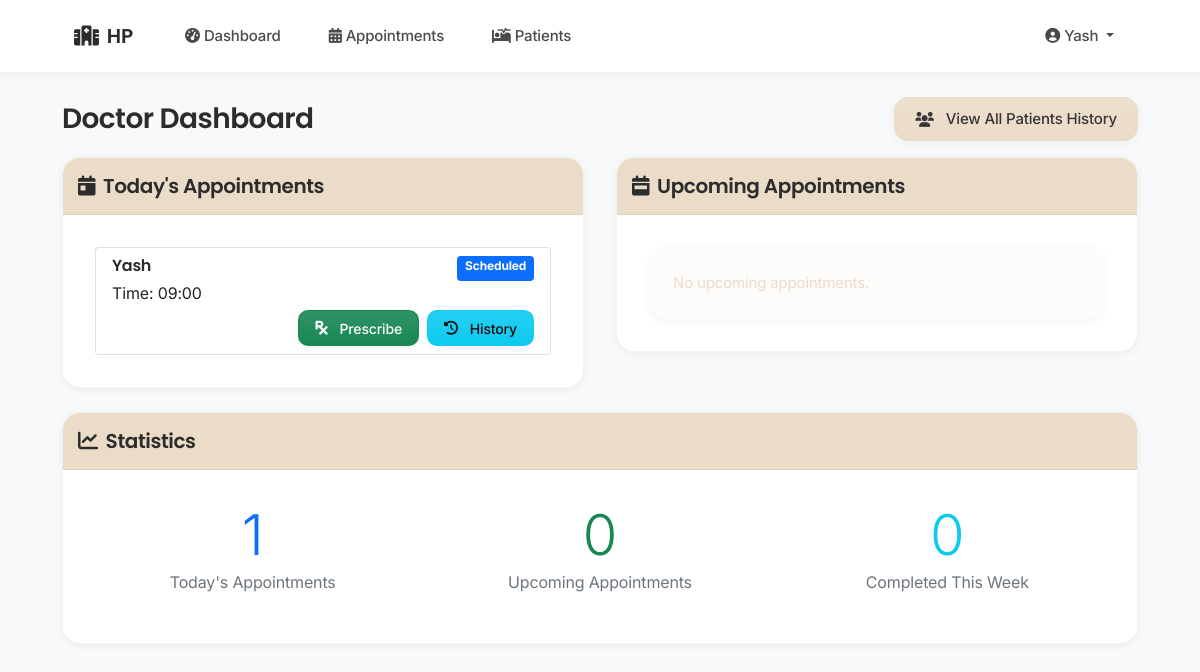
The app's page /doctor/dashboard (signed in) with its own data.
### tables this page shows
CREATE TABLE patients (
                id INTEGER PRIMARY KEY AUTOINCREMENT,
                name TEXT NOT NULL,
                age INTEGER NOT NULL,
                gender TEXT,
                contact TEXT,
                address TEXT,
                medical_history TEXT,
                created_at TIMESTAMP DEFAULT CURRENT_TIMESTAMP,
                created_by INTEGER,
                hospital_id INTEGER NOT NULL,
                FOREIGN KEY (created_by) REFERENCES staff(id),
                FOREIGN KEY (hospital_id) REFERENCES staff(id)
            );

CREATE TABLE appointments (
                id INTEGER PRIMARY KEY AUTOINCREMENT,
                patient_id INTEGER NOT NULL,
                doctor_id INTEGER NOT NULL,
                date TEXT NOT NULL,
                time_slot TEXT NOT NULL,
                status TEXT DEFAULT 'Scheduled',
                notes TEXT,
                created_at TIMESTAMP DEFAULT CURRENT_TIMESTAMP,
                hospital_id INTEGER NOT NULL,
                FOREIGN KEY (patient_id) REFERENCES patients(id),
                FOREIGN KEY (doctor_id) REFERENCES doctors(id),
                FOREIGN KEY (hospital_id) REFERENCES staff(id)
            );

### app.py (the view)
@app.route('/doctor/dashboard')
def doctor_dashboard():
    if 'user_id' not in session or session['user_type'] != 'doctor':
        return redirect(url_for('login'))
    doctor_id = session['user_id']
    conn = get_db_connection()
    try:
        today = datetime.now().strftime('%Y-%m-%d')
        appointments_today = conn.execute('''
            SELECT a.id, p.id as patient_id, p.name as patient_name, a.time_slot, a.status
            FROM appointments a
            JOIN patients p ON a.patient_id = p.id
            WHERE a.doctor_id = ? AND a.date = ? AND a.hospital_id = ?
            ORDER BY a.time_slot
        ''', (doctor_id, today, session['hospital_id'])).fetchall()
        upcoming_appointments = conn.execute('''
            SELECT a.id, p.id as patient_id, p.name as patient_name, a.date, a.time_slot, a.status
            FROM appointments a
            JOIN patients p ON a.patient_id = p.id
            WHERE a.doctor_id = ? AND a.date > ? AND a.hospital_id = ?
            ORDER BY a.date, a.time_slot
            LIMIT 5
        ''', (doctor_id, today, session['hospital_id'])).fetchall()
    except Exception as e:
        flash('Error loading dashboard data', 'danger')
        app.logger.error(f"Doctor dashboard error: {str(e)}")
        appointments_today = []
        upcoming_appointments = []
    finally:
        conn.close()
    return render_template('doctor/dashboard.html',
                         appointments_today=appointments_today,
                         upcoming_appointments=upcoming_appointments)

### templates/doctor/dashboard.html (shortened to what this page needs)
{% extends "base.html" %}
{% block content %}
<div class="row mb-3">
    <div class="col-12">
        <div class="d-flex justify-content-between align-items-center">
            <h3 class="mb-0">Doctor Dashboard</h3>
            <a href="{{ url_for('all_patients_history') }}" class="btn btn-primary">
                <i class="fas fa-users me-1"></i> View All Patients History
            </a>
        </div>
    </div>
</div>
<div class="row">
    <div class="col-md-6 mb-4">
        <div class="card">
            <div class="card-header text-white d-flex justify-content-between align-items-center" style="background-color:rgb(235, 220, 200); padding: 15px 15px">
                <h5 class="mb-0">
                    <i class="fas fa-calendar-day me-2"></i>Today's Appointments
                </h5>
            </div>
            <div class="card-body">
                {% if appointments_today %}
                    <div class="list-group">
                        {% for app in appointments_today %}
                        <div class="list-group-item">
                            <div class="d-flex w-100 justify-content-between">
                                <h6 class="mb-1">{{ app.patient_name }}</h6>
                                <span class="badge
                                    {% if app.status == 'Completed' %}bg-success
                                    {% elif app.status == 'Cancelled' %}bg-danger
                                    {% else %}bg-primary{% endif %}">
                                    {{ app.status }}
                                </span>
                            </div>
                            <p class="mb-1">Time: {{ app.time_slot }}</p>
                            <div class="d-flex justify-content-end gap-2">
                                <a href="{{ url_for('prescriptions', appointment_id=app.id) }}"
                                   class="btn btn-sm btn-success">
                                    <i class="fas fa-prescription me-1"></i>Prescribe
                                </a>
                                <a href="{{ url_for('patient_history', patient_id=app.patient_id) }}"
                                   class="btn btn-sm btn-info">
                                    <i class="fas fa-history me-1"></i>History
                                </a>
                            </div>
                        </div>
                        {% endfor %}
                    </div>
                {% else %}
                    <div class="alert alert-info mb-0">No appointments scheduled for today.</div>
                {% endif %}
            </div>
        </div>
    </div>
    <div class="col-md-6 mb-4">
        <div class="card">
            <div class="card-header text-white d-flex justify-content-between align-items-center" style="background-color:rgb(235, 220, 200); padding: 15px 15px">
                <h5 class="mb-0">
                    <i class="fas fa-calendar-week me-2"></i>Upcoming Appointments
                </h5>
            </div>
            <div class="card-body">
                {% if upcoming_appointments %}
                    <div class="list-group">
                        {% for app in upcoming_appointments %}
                        <div class="list-group-item">
                            <div class="d-flex w-100 justify-content-between">
                                <h6 class="mb-1">{{ app.patient_name }}</h6>
                                <span class="badge
                                    {% if app.status == 'Completed' %}bg-success
                                    {% elif app.status == 'Cancelled' %}bg-danger
                                    {% else %}bg-primary{% endif %}">
                                    {{ app.status }}
                                </span>
                            </div>
                            <p class="mb-1">
                                {{ app.date }} at {{ app.time_slot }}
                            </p>
                            <div class="d-flex justify-content-end gap-2">
                                <form method="POST" action="{{ url_for('update_appointment_status', appointment_id=app.id) }}"
                                      class="d-inline">
                                    <input type="hidden" name="status" value="Completed">
                                    <button type="submit" class="btn btn-sm btn-success">
                                        <i class="fas fa-check me-1"></i>Complete
                                    </button>
                                </form>
                                <form method="POST" action="{{ url_for('update_appointment_status', appointment_id=app.id) }}"
                                      class="d-inline">
                                    <input type="hidden" name="status" value="Cancelled">
                                    <button type="submit" class="btn btn-sm btn-danger">
                                        <i class="fas fa-times me-1"></i>Cancel
                                    </button>
                                </form>
                            </div>
                        </div>
                        {% endfor %}
                    </div>
                {% else %}
                    <div class="alert alert-info mb-0">No upcoming appointments.</div>
                {% endif %}
            </div>
        </div>
    </div>
</div>
<div class="card mb-4">
    <div class="card-header text-white d-flex justify-content-between align-items-center" style="background-color:rgb(235, 220, 200); padding: 15px 15px">
        <h5 class="mb-0">
            <i class="fas fa-chart-line me-2"></i>Statistics
        </h5>
    </div>
    <div class="card-body">
        <div class="row">
            <div class="col-md-4 text-center">
                <div class="display-4 text-primary">{{ appointments_today|length }}</div>
                <p class="text-muted">Today's Appointments</p>
            </div>
            <div class="col-md-4 text-center">
                <div class="display-4 text-success">{{ upcoming_appointments|length }}</div>
                <p class="text-muted">Upcoming Appointments</p>
            </div>
            <div class="col-md-4 text-center">
                <div class="display-4 text-info">
                    {% set completed = namespace(count=0) %}
                    {% for app in upcoming_appointments %}
                        {% if app.status == 'Completed' %}
                            {% set completed.count = completed.count + 1 %}
                        {% endif %}
                    {% endfor %}
                    {{ completed.count }}
                </div>
                <p class="text-muted">Completed This Week</p>
            </div>
        </div>
    </div>
</div>
{% endblock %}

### templates/base.html (shortened to what this page needs)
<!DOCTYPE html>
<html lang="en">
<head>
    <link rel="stylesheet" href="https://cdnjs.cloudflare.com/ajax/libs/font-awesome/6.0.0/css/all.min.css">
    <link href="https://cdn.jsdelivr.net/npm/bootstrap@5.1.3/dist/css/bootstrap.min.css" rel="stylesheet">
</head>
<body class="bg-light">
    <nav class="navbar navbar-expand-lg navbar-light">
        <div class="container">
            <a class="navbar-brand" href="{{ url_for('admin_dashboard') if session.get('user_type') == 'admin' else url_for('doctor_dashboard') }}">
                <i class="fas fa-hospital me-2"></i>{{ session.get('hospital_name', 'Hospital Management') }}
            </a>
            <div class="collapse navbar-collapse" id="navbarNav">
                <ul class="navbar-nav me-auto">
                    {% if session.get('user_id') %}
                        {% if session.get('user_type') == 'admin' %}
                            <li class="nav-item">
                                <a class="nav-link" href="{{ url_for('admin_dashboard') }}">
                                    <i class="fas fa-tachometer-alt me-1"></i>Dashboard
                                </a>
                            </li>
                            <li class="nav-item dropdown">
                                <a class="nav-link dropdown-toggle" href="#" id="doctorsDropdown" role="button" data-bs-toggle="dropdown">
                                    <i class="fas fa-user-md me-1"></i>Doctors
                                </a>
                                <ul class="dropdown-menu">
                                    <li><a class="dropdown-item" href="{{ url_for('view_doctors') }}"><i class="fas fa-list me-1"></i>View Doctors</a></li>
                                    <li><a class="dropdown-item" href="{{ url_for('add_doctor') }}"><i class="fas fa-user-plus me-1"></i>Add Doctor</a></li>
                                </ul>
                            </li>
                            <li class="nav-item dropdown">
                                <a class="nav-link dropdown-toggle" href="#" id="patientsDropdown" role="button" data-bs-toggle="dropdown">
                                    <i class="fas fa-procedures me-1"></i>Patients
                                </a>
                                <ul class="dropdown-menu">
                                    <li><a class="dropdown-item" href="{{ url_for('view_patients') }}"><i class="fas fa-list me-1"></i>View Patients</a></li>
                                    <li><a class="dropdown-item" href="{{ url_for('add_patient') }}"><i class="fas fa-user-plus me-1"></i>Add Patient</a></li>
                                </ul>
                            </li>
                            <li class="nav-item">
                                <a class="nav-link" href="{{ url_for('view_appointments') }}">
                                    <i class="fas fa-calendar-alt me-1"></i>Appointments
                                </a>
                            </li>
                            <li class="nav-item">
                                <a class="nav-link" href="{{ url_for('schedule_appointment') }}">
                                    <i class="fas fa-calendar-plus me-1"></i>Schedule Appointment
                                </a>
                            </li>
                        {% elif session.get('user_type') == 'doctor' %}
                            <li class="nav-item">
                                <a class="nav-link" href="{{ url_for('doctor_dashboard') }}">
                                    <i class="fas fa-tachometer-alt me-1"></i>Dashboard
                                </a>
                            </li>
                            <li class="nav-item">
                                <a class="nav-link" href="{{ url_for('doctor_appointments') }}">
                                    <i class="fas fa-calendar-alt me-1"></i>Appointments
                                </a>
                            </li>
                            <li class="nav-item">
                                <a class="nav-link" href="{{ url_for('all_patients_history') }}">
                                    <i class="fas fa-procedures me-1"></i>Patients
                                </a>
                            </li>
                        {% endif %}
                    {% endif %}
                </ul>
                <ul class="navbar-nav">
                    {% if session.get('user_id') %}
                        <li class="nav-item dropdown">
                            <a class="nav-link dropdown-toggle" href="#" id="navbarDropdown" role="button" data-bs-toggle="dropdown" aria-expanded="false">
                                <i class="fas fa-user-circle me-1"></i>{{ session.get('name', 'User') }}
                            </a>
                        </li>
                    {% endif %}
                </ul>
            </div>
        </div>
    </nav>
    <main class="container py-4 animate-fade">
        {% block content %}{% endblock %}
    </main>
</body>
</html>

### records on screen
patients: get "Yash"
appointments: patient_name "Yash", status "Scheduled", time_slot "09:00"

### other values on screen
{{ session.get('hospital_name', 'Hospital Management') }} "HP"
{{ appointments_today|length }} "1"
{{ upcoming_appointments|length }} "0"
{{ completed.count }} "0"
